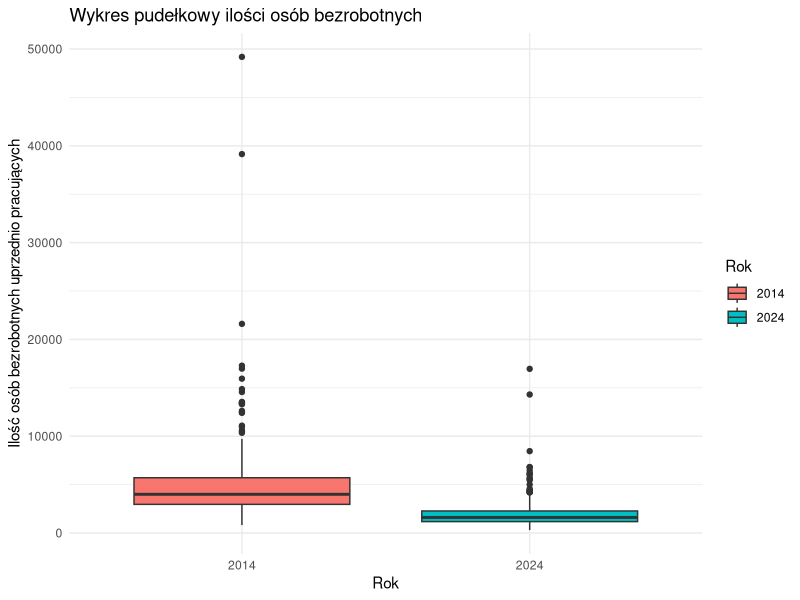
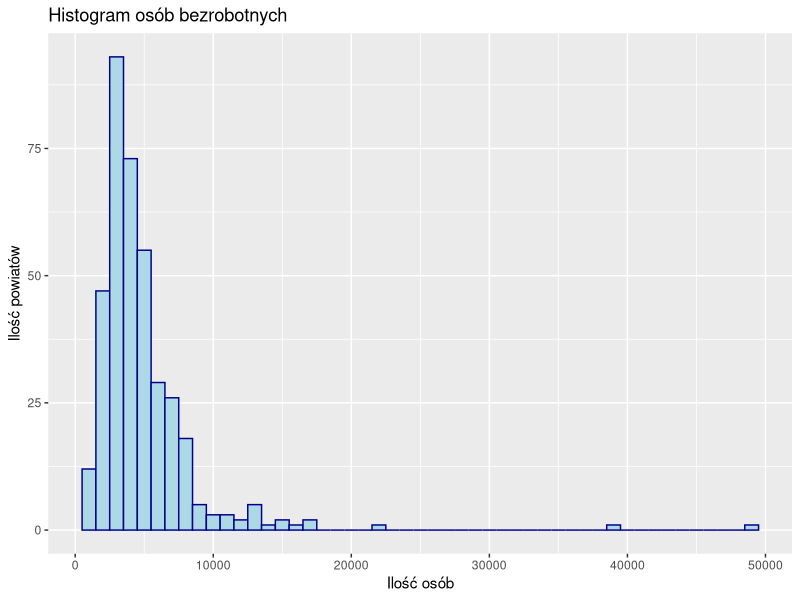
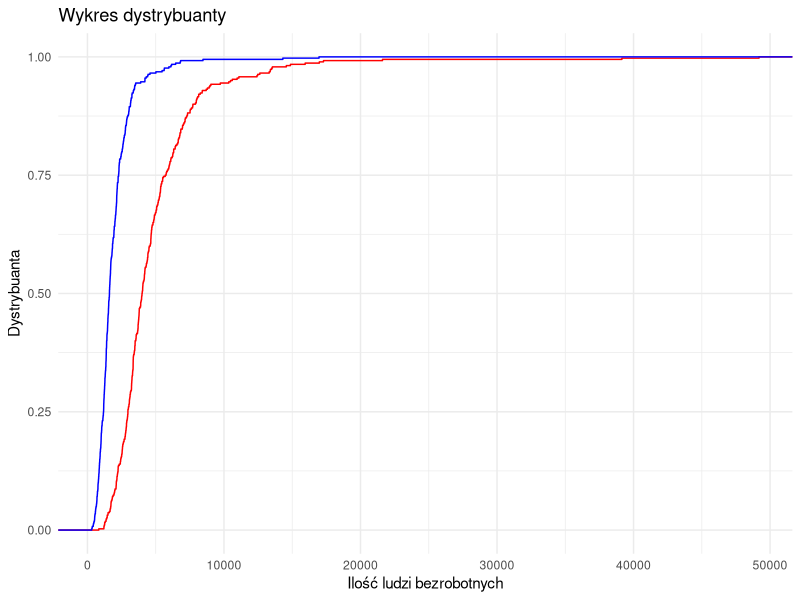
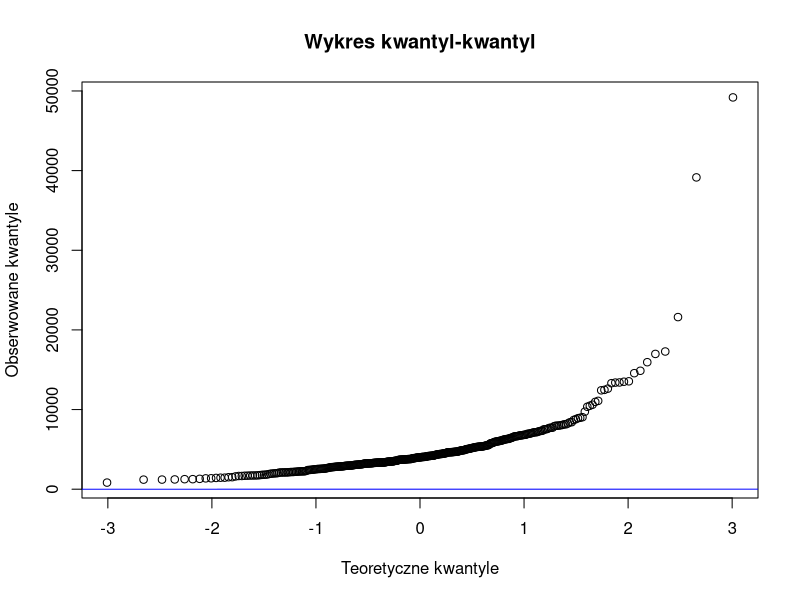

The R source for these figures, in order: (Note: this script raises an error after producing the figures.)
getwd()
setwd('C:/Users/user/Desktop/SEMESTR 4/STATYSTYKA')


install.packages("readxl")
library(readxl)
dane <- read_excel('BEZROBOTNI_REJESTROWANI.xlsx', 2, col_names =  F)
View(dane)


library(dplyr)
dane <- dane %>% slice(-c(2,4))


# tworzenie tabeli tylko dla stycznia

dane_styczen <- dane[,2:16]
View(dane_styczen)

h1 <- c(as.character(dane_styczen[1,1]), as.character(dane_styczen[2,2:length(dane_styczen[2,])])) 
h1
dane_styczen <- dane_styczen %>% slice(-c(1:2))
colnames(dane_styczen) <- h1

View(dane_styczen)


# chcemy porownac tylko 2014 i 2024

gen_dane <- dane_styczen[c(1, 5, 15) ]
View(gen_dane)


#zamiana na typ liczbowy

(typeof(gen_dane$`2014`))
gen_dane$`2014` <- as.numeric(gen_dane$`2014`)
gen_dane$`2024` <- as.numeric(gen_dane$`2024`)


# obliczenia parametrow

## srednia

(srednia_2014 <- mean(gen_dane$`2014`)) 
(srednia_2024 <- mean(gen_dane$`2024`))


## odchylenie standardowe

(odchylenie_2014 <- sd(gen_dane$`2014`))
(odchylenie_2024 <- sd(gen_dane$`2024`))


## wspolczynnik zmiennosci

(wspol_zm_2014 <- (odchylenie_2014 / srednia_2014) * 100)
(wspol_zm_2024 <- (odchylenie_2024 / srednia_2024) * 100)


## kwantyle i mediana

(kwantyl1_2014 <- quantile(gen_dane$`2014`, probs = 0.25))
(mediana_2014 <- median(gen_dane$`2014`))
(kwantyl3_2014 <- quantile(gen_dane$`2014`, probs = 0.75))

(kwantyl1_2024 <- quantile(gen_dane$`2024`, probs = 0.25))
(mediana_2024 <- median(gen_dane$`2024`))
(kwantyl3_2024 <- quantile(gen_dane$`2024`, probs = 0.75))


## wartosci min i max

# Wartość minimalna dla każdej kolumny
(min_values <- sapply(gen_dane[, c("2014", "2024")], min))

# Wartość maksymalna dla każdej kolumny
(max_values <- sapply(gen_dane[, c("2014", "2024")], max))


## Rozstep

(rozstep_2014 <- max_values[1] - min_values[1])
(rozstep_2024 <- max_values[2]- min_values[2])

## wariancja

(war_2014 <- var(gen_dane$`2014`))
(war_2024 <- var(gen_dane$`2024`))


## Skośność
install.packages("e1071")
library(e1071)
(skosnosc_2014 <- round(skewness(gen_dane$`2014`), 3))
(skosnosc_2024 <- round(skewness(gen_dane$`2024`), 3))


## Dominanta
(dominanta_2014 <- as.numeric(names(which.max(table(gen_dane$`2014`)))))
(dominanta_2024 <- as.numeric(names(which.max(table(gen_dane$`2024`)))))


## Kurtoza
(kurtoza_2014 <- kurtosis(gen_dane$`2014`))
(kurtoza_2014 <- kurtosis(gen_dane$`2024`))


# Wykresy

library(ggplot2)


## Wykres pudełkowy

#install.packages("reshape2")
library(reshape2)
gen_dane_long <- melt(gen_dane, variable.name = 'Rok', value.name = 'Bezrobotni')
View(gen_dane_long)

ggplot(gen_dane_long, aes(x = Rok, y = Bezrobotni, fill = Rok)) +
  geom_boxplot() +
  labs(title = "Wykres pudełkowy ilości osób bezrobotnych",
       y = "Ilość osób bezrobotnych uprzednio pracujących") +
  theme_minimal()


## Histogram

ggplot(gen_dane, aes(x=`2014`)) +
  geom_histogram( binwidth=1000,
                 color="darkblue", fill="lightblue") +
  labs(title="Histogram osób bezrobotnych",x="Ilość osób", y="Ilość powiatów")


## Wykres dystrybuanty

ggplot(gen_dane) +
  stat_ecdf(aes(x = `2014`), geom = "step", color = "red") +
  stat_ecdf(aes(x = `2024`), geom = "step", color = "blue") +
  labs(title = "Wykres dystrybuanty",x = "Ilość ludzi bezrobotnych", y = "Dystrybuanta") +
  theme_minimal()


##

dane <- rnorm(100)

# Utworzenie wykresu kwantyl-kwantyl
qq <- qqnorm(gen_dane$`2014`, main = "Wykres kwantyl-kwantyl", xlab = "Teoretyczne kwantyle", ylab = "Obserwowane kwantyle")
qqline(dane, col = "blue")


# Hipotezy

shapiro.test(gen_dane$`2014`)
shapiro.test(gen_dane$`2024`)

## Hipoteza o średnich

## Hipoteza zerowa
### Średnia ludzi bezrobotnych nie zmieniła się

## Hipoteza alternatywna
### średnia ludzi bezrobotnych zmniejszyła się

# Test t-Studenta dla dwóch próbek niezależnych
t_test2 <- t.test(gen_dane$`2014`, gen_dane$`2024`, paired = F, alternative = "two.sided")
print(t_test2)
t_test2$p.value
t_test2$
round(t_test2$conf.int,2)

# p value jest mniejsze niz 0,05 więc hipoteza zerowa jest nieprawdziwa


wilc<-wilcox.test(gen_dane$`2014`, gen_dane$`2024`)
print(wilc)
wilc$p.value
